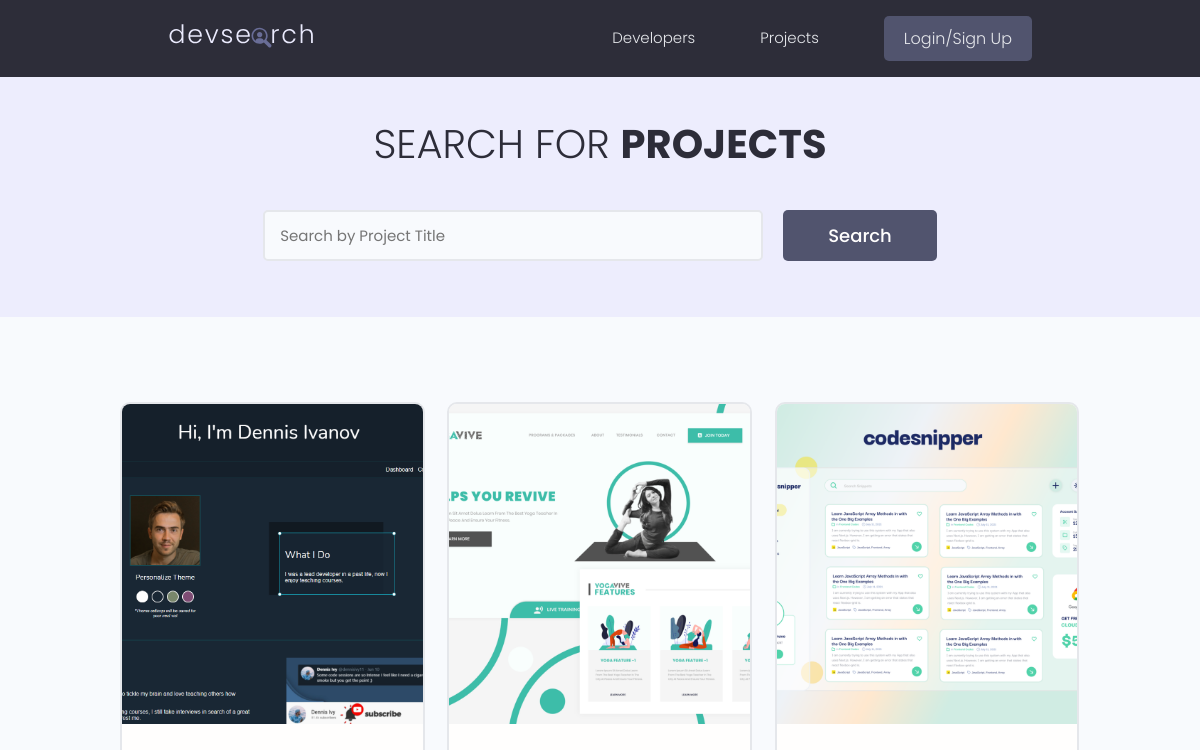
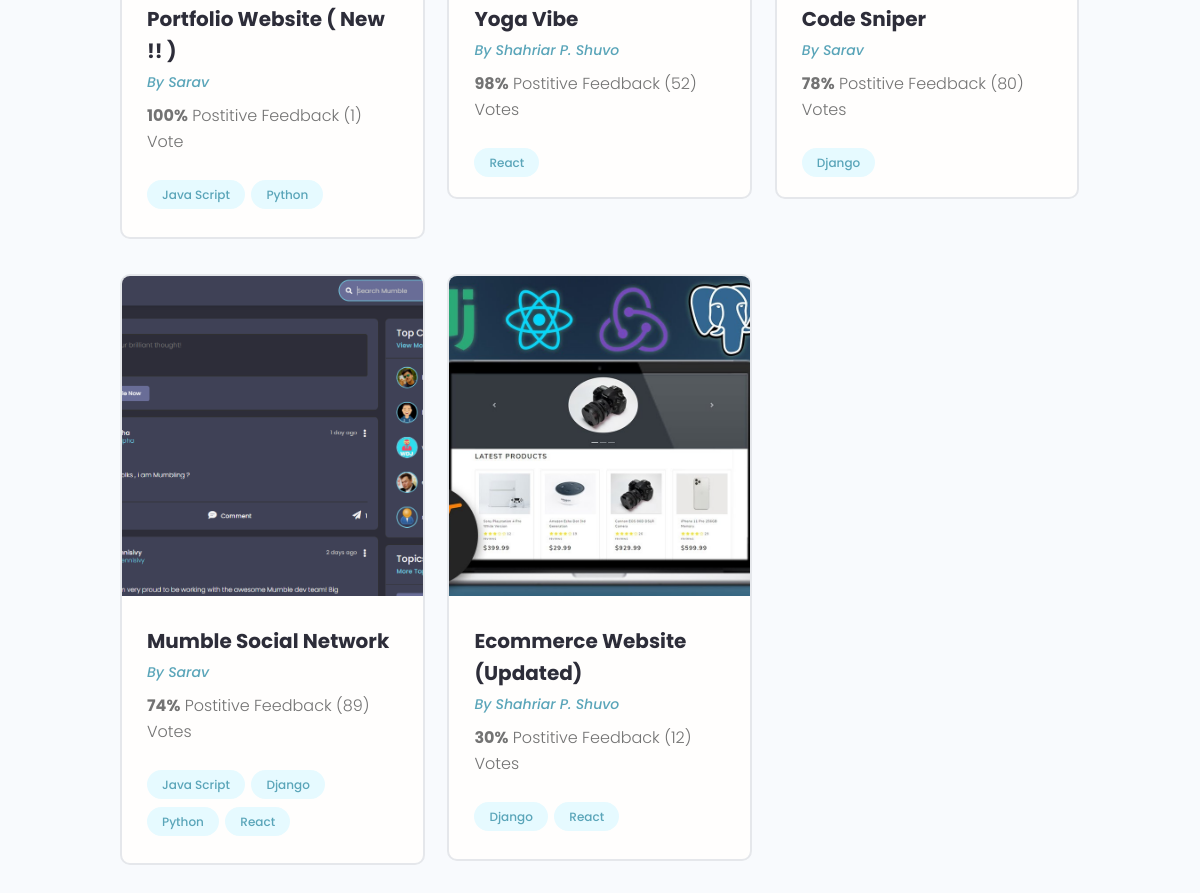
The app's page /projects/, older data (2 pictures, top to bottom).
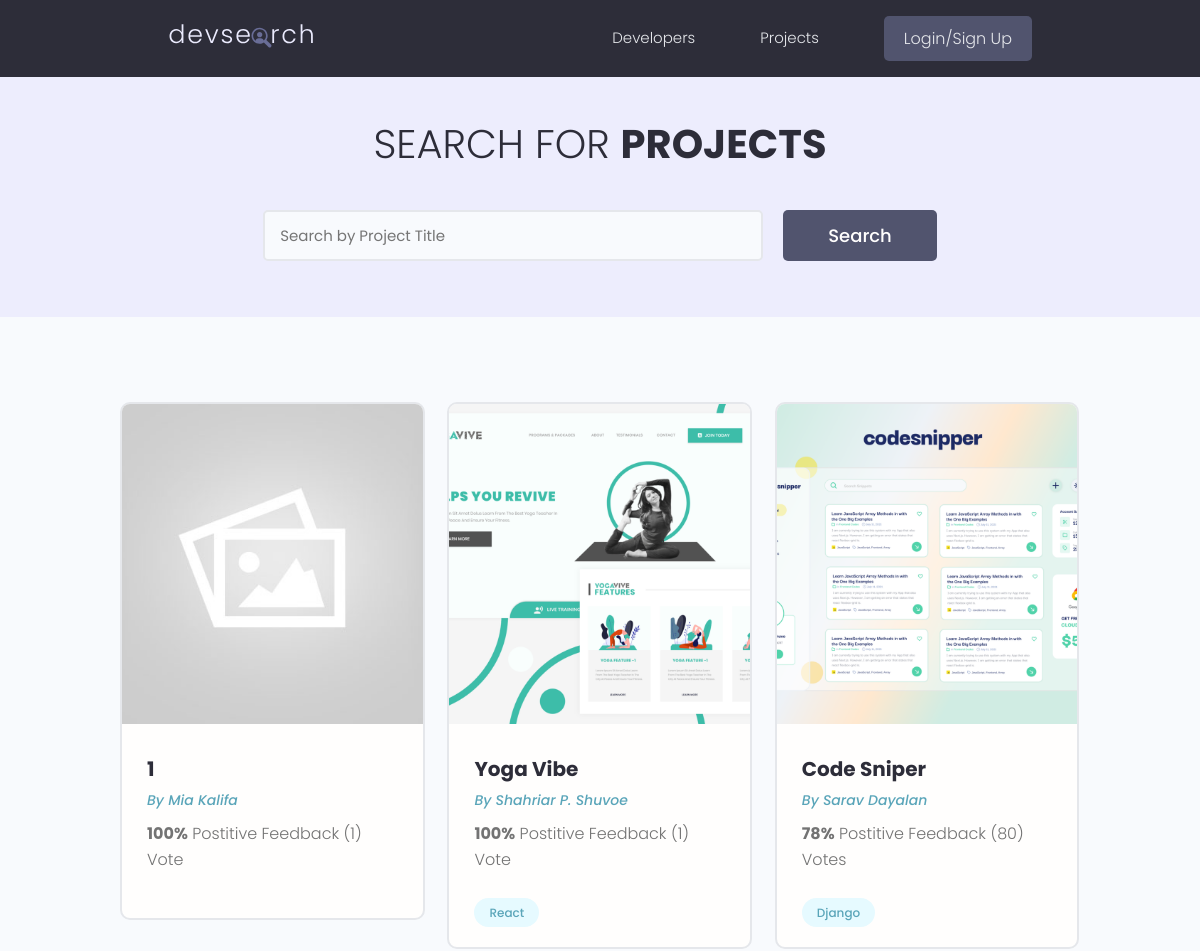
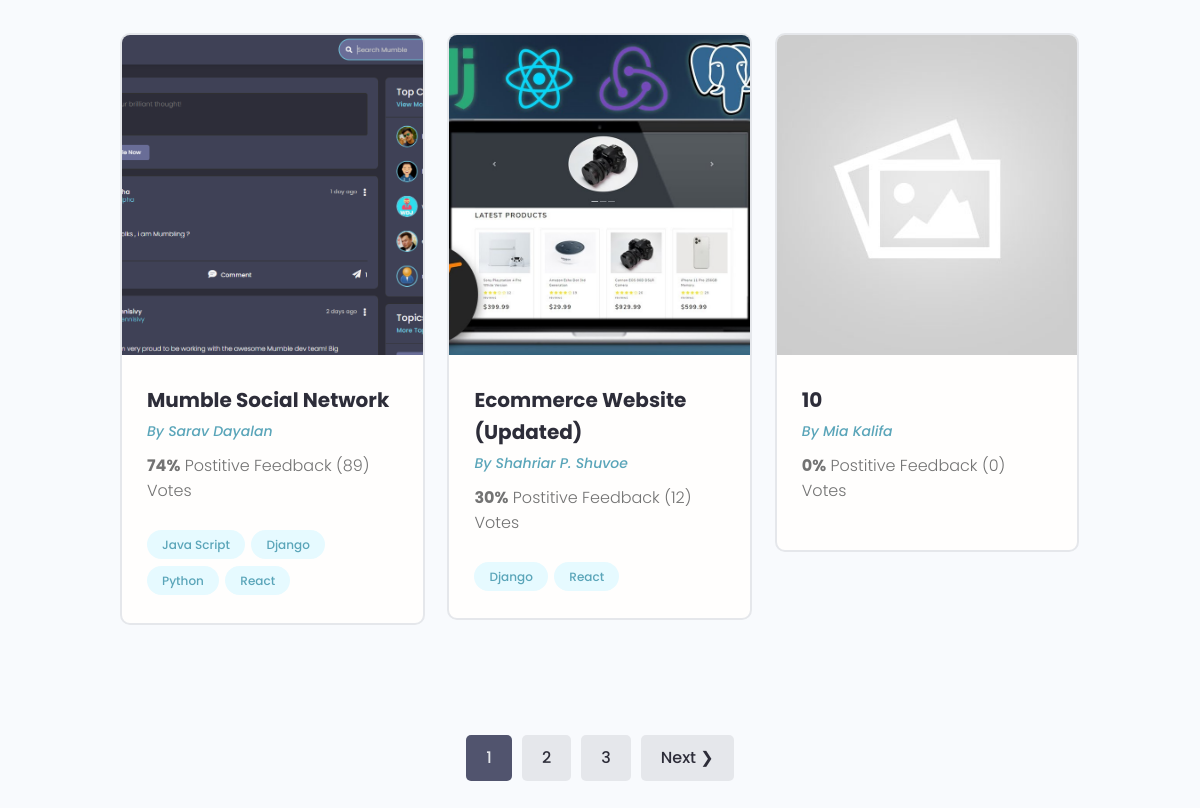
The same page, newer data (2 pictures, top to bottom).
### projects/models.py (models this page shows, shortened)
class Project(models.Model):
    owner = models.ForeignKey(Profile, null=True, blank=True, on_delete=models.SET_NULL)
    title = models.CharField(max_length=200)
    description = models.TextField(null=True, blank=True)
    featured_image = models.ImageField(null=True, blank=True, default="default.jpg")
    demo_link = models.CharField(max_length=2000, null=True, blank=True)
    source_link = models.CharField(max_length=2000, null=True, blank=True)
    tags = models.ManyToManyField("Tag", blank=True)
    vote_total = models.IntegerField(default=0, null=True, blank=True)
    vote_ratio = models.IntegerField(default=0, null=True, blank=True)
    created = models.DateTimeField(auto_now_add=True)
    id = models.UUIDField(
        default=uuid.uuid4, unique=True, primary_key=True, editable=False
    )
    class Meta:
        ordering = ["-vote_ratio", "-vote_total", "title"]

class Tag(models.Model):
    name = models.CharField(max_length=200)
    created = models.DateTimeField(auto_now_add=True)
    id = models.UUIDField(
        default=uuid.uuid4, unique=True, primary_key=True, editable=False
    )

### users/models.py (models this page shows, shortened)
class Profile(models.Model):
    user = models.OneToOneField(User, on_delete=models.CASCADE, null=True, blank=True)
    name = models.CharField(max_length=200, blank=True, null=True)
    username = models.CharField(max_length=200, blank=True, null=True)
    email = models.EmailField(max_length=500, null=True, blank=True)
    short_intro = models.CharField(max_length=200, blank=True, null=True)
    bio = models.TextField(blank=True, null=True)
    profile_image = models.ImageField(
        blank=True,
        null=True,
        upload_to="profiles/",
        default="profiles/user-default.png",
    )
    location = models.CharField(max_length=200, blank=True, null=True)
    social_github = models.CharField(max_length=200, blank=True, null=True)
    social_twitter = models.CharField(max_length=200, blank=True, null=True)
    social_linkedin = models.CharField(max_length=200, blank=True, null=True)
    social_youtube = models.CharField(max_length=200, blank=True, null=True)
    social_website = models.CharField(max_length=200, blank=True, null=True)
    created = models.DateTimeField(auto_now_add=True)
    id = models.UUIDField(
        default=uuid.uuid4, unique=True, primary_key=True, editable=False
    )

### projects/views.py (the view)
# urls.py: path("projects/", views.get_projects),
def projects(request):
    search, projects = search_projects(request)
    page = request.GET.get("page")
    paginator = Paginator(projects, NO_OF_RESULT_PER_PAGE)
    try:
        projects = paginator.page(page)
    except PageNotAnInteger:
        projects = paginator.page(1)
    except EmptyPage:
        projects = paginator.page(paginator.num_pages)
    context = {"projects": projects, "search": search, "paginator": paginator}
    return render(request, "projects/projects.html", context)

### projects/utils.py (called while the page is built)
def search_projects(request):
    search = ""
    if request.GET.get("search"):
        search = request.GET.get("search")
    tags = Tag.objects.filter(name__icontains=search)
    projects = (
        Project.objects.distinct().filter(
            Q(title__icontains=search)
            | Q(description__icontains=search)
            | Q(owner__name__icontains=search)
            | Q(tags__in=tags)
        )
    )
    return search, projects

### projects/templates/projects/projects.html (shortened to what this page needs)
{% extends 'main.html' %} {% block content %}
<main class="projects">
  <section class="hero-section text-center">
    <div class="container container--narrow">
      <div class="hero-section__box">
        <h2>Search for <span>Projects</span></h2>
      </div>
      <div class="hero-section__search">
        <form class="form" method="get">
          <div class="form__field">
            <input class="input input--text" id="formInput#search" type="text" name="search"
              placeholder="Search by Project Title" value="{{search}}" />
          </div>
          <input class="btn btn--sub btn--lg" type="submit" value="Search" />
        </form>
      </div>
    </div>
  </section>
  <section class="projectsList">
    <div class="container">
      <div class="grid grid--three">
        {% for project in projects %}
        <div class="column">
          <div class="card project">
            <a href="{% url 'project' project.id %}" class="project">
              <img class="project__thumbnail" src="{{ project.featured_image.url }}" alt="project thumbnail" />
              <div class="card__body">
                <h3 class="project__title">{{project.title}}</h3>
                <p><a class="project__author" href="{% url 'user-profile' project.owner.id %}">By
                    {{project.owner.name}}</a></p>
                <p class="project--rating">
                  <span style="font-weight: bold;">{{project.vote_ratio}}%</span> Postitive
                  Feedback ({{project.vote_total}}) Vote{{project.vote_total|pluralize:"s"}}
                </p>
                <div class="project__tags">
                  {% for tag in project.tags.all %}
                  <span class="tag tag--pill tag--main">
                    <small>{{tag.name}}</small>
                  </span>
                  {% endfor %}
                </div>
              </div>
            </a>
          </div>
        </div>
        {% endfor %}
      </div>
    </div>
  </section>
  {% if projects.has_other_pages %}
  <div class="pagination">
    <ul class="container">
      {% for page in paginator.page_range %}
      {% if page == projects.number %}
      <li><a href="?page={{page}}&search={{search}}" class="btn btn--sub">{{page}}</a></li>
      {% else %}
      <li><a href="?{% if search %}search={{search}}&{% endif %}page={{page}}" class="btn">{{page}}</a></li>
      {% endif %}
      {% endfor %}
      {% if projects.has_next %}
      <li><a href="?page={{projects.next_page_number}}" class="btn">Next &#10095;</a></li>
      {% endif %}
    </ul>
  </div>
  {% endif %}
</main>
{% endblock %}

### templates/main.html (shortened to what this page needs)
{% load static %}
<!DOCTYPE html>
<html lang="en">
<head>
  <link rel="stylesheet" href="https://cdn.iconmonstr.com/1.3.0/css/iconmonstr-iconic-font.min.css" />
  <link rel="stylesheet" href="{% static 'uikit/styles/uikit.css' %}" />
  <link rel="stylesheet" href="{% static 'styles/app.css' %}" />
</head>
<body>
  {% include 'navbar.html' %}
  {% block content %}
  {% endblock %}
</body>
</html>

### templates/navbar.html (shortened to what this page needs)
{% load static %}
<header class="header">
  <div class="container container--narrow">
    <a href="{% url 'profiles' %}" class="header__logo">
      <img src="{% static 'images/logo.svg' %}" alt="DevSearch Logo" />
    </a>
    <nav class="header__nav">
      <ul class="header__menu">
        <li class="header__menuItem"><a href="{% url 'profiles' %}">Developers</a></li>
        <li class="header__menuItem"><a href="{% url 'projects' %}">Projects</a></li>
        {% if request.user.is_authenticated %}
        <li class="header__menuItem"><a href="{% url 'inbox' %}">Inbox</a></li>
        <li class="header__menuItem"><a href="{% url 'account' %}">My Account</a></li>
        <li class="header__menuItem"><a href="{% url 'logout' %}" class="btn btn--sub">Logout</a></li>
        {% else %}
        <li class="header__menuItem"><a href="{% url 'login' %}" class="btn btn--sub">Login/Sign Up</a></li>
        {% endif %}
      </ul>
    </nav>
  </div>
</header>

### static/styles/app.css (style rules this page uses)
:root { --color-sub: #2d2d39; }
.btn--sub { background-color: var(--color-sub-light); }
.card { border: 2px solid var(--color-light); }
img { width: 100%; }
.header { position: sticky; z-index: 111; background-color: var(--color-sub); padding: 1.5rem 0; }
.header > .container { display: flex; justify-content: space-between; align-items: center; }
.header__logo > img { height: 3.8rem; }
.header__nav > ul { display: inline-flex; align-items: center; list-style: none; gap: 6.5rem; }
.header__menuItem > a { color: var(--color-light); font-weight: 300; }
.hero-section { height: 40vh; display: flex; align-items: center; background-color: var(--color-sub); }
.hero-section__box { margin-bottom: 4rem; }
.hero-section__box > h2, .hero-section__box > h2 > span { font-size: 4rem; color: var(--color-light); line-height: 1.3; text-transform: uppercase; }
.hero-section__box > h2 { font-weight: 300; }
.hero-section__box > h2 > span { font-weight: 700; }
.hero-section__search > .form { display: flex; align-items: center; justify-content: center; gap: 2rem; }
.hero-section__search > .form input.input--text { width: 50rem; }
.pagination { margin-top: 8rem; margin-bottom: 10rem; }
.pagination > ul { flex-wrap: wrap; list-style: none; display: flex; align-items: center; justify-content: center; gap: 1rem; }
.pagination .btn { color: var(--color-sub); }
.pagination .btn.btn--sub { color: var(--color-light); }
.project__author { font-size: 1.4rem; font-style: italic; }
.project--rating { margin-bottom: 1.6em; margin-top: .5em; }
.projects > .hero-section { background: var(--color-sub-lighter); height: 30vh; }
.projects .hero-section__box { margin-bottom: 2.5rem; }
.projects .hero-section__box > h2 { color: var(--color-sub); }
.projects .hero-section__box > h2 > span { font-weight: 700; color: var(--color-sub); }
.projectsList { margin-top: 8rem; }
.project__thumbnail { height: 32rem; object-fit: cover; object-position: top center; }
.project__title { font-size: 2rem; font-weight: 700; color: var(--color-sub); }

### static/uikit/styles/modules/_variables.css (style rules this page uses)
:root { --color-main: #5aa5b9; --color-main-light: #e6faff; --color-sub: #3f4156; --color-sub-light: #51546e; --color-sub-lighter: #ededfd; --color-text: #737373; --color-gray: #8b8b8b; --color-light: #e5e7eb; --color-light-gray: #767676; --color-bg: #f8fafd; --color-white: #fffefd; --color-white-light: #f3f3f3; --color-success: #359e64; --color-success-bg: #def8e8; --color-error: #fc4b0b; --color-error-bg: #fff2ee; --font-base: 'Poppins', arial, helvetica, 'Segoe UI', roboto, ubuntu, sans-serif; --font-monospace: 'Fira Code', 'Courier New', courier, monospace; --font-regular: 300; --font-medium: 500; --font-bold: 700; --generic-shadow: 1px 1px 5px #00000010; --generic-transition: all 0.3s ease-in-out; }

### static/uikit/styles/modules/_base.css (style rules this page uses)
* { margin: 0; padding: 0; box-sizing: border-box; text-rendering: optimizeLegibility; color: inherit; font-size: inherit; }
html { font-size: 50%; }
@media only screen and (min-width: 480px) { html { font-size: 56.25%; } }
@media only screen and (min-width: 1200px) { html { font-size: 62.5%; } }
body { line-height: 1.6; font-weight: 400; font-size: 1.5rem; color: var(--color-text); background-color: var(--color-bg); min-height: 100vh; }

### static/uikit/styles/modules/_typography.css (style rules this page uses)
* { font-family: var(--font-base); }
h2 { font-size: 3.6rem; font-weight: var(--font-bold); }
h3 { font-size: 3.2rem; font-weight: var(--font-medium); }
p, span, strong { font-size: 1.6rem; color: var(--color-text); font-weight: var(--font-regular); }
a { padding-bottom: 2px; text-decoration: none; display: inline-block; color: var(--color-main); font-weight: var(--font-medium); }

### static/uikit/styles/modules/_utilities.css (style rules this page uses)
.container { width: 92%; max-width: 165rem; margin: 0 auto; box-sizing: border-box; }
.container--narrow { width: 92%; max-width: 120rem; }
@media screen and (min-width: 1000px) { .container { width: 90%; } }
@media screen and (min-width: 1000px) { .container--narrow { width: 85%; } }
@media screen and (min-width: 1200px) { .container { width: 80%; } }
@media screen and (min-width: 1200px) { .container--narrow { width: 72%; } }
.text-center { text-align: center; }

### static/uikit/styles/modules/_card.css (style rules this page uses)
.card { border-radius: 1rem; background-color: var(--color-white); border: 1.5px solid var(--color-light); width: auto; height: auto; margin-top: 0.5rem; margin-bottom: 0.5rem; overflow: hidden; }
.card__body, .card__header { padding: 2rem 2.5rem; }

Row changes from the older to the newer data that the page shows:
removed Project: featured_image (picture), title "Portfolio Website ( New !! )", owner.name "Sarav", vote_ratio "100", vote_total "1", Tag (name "Java Script"), Tag (name "Python")
added Project: featured_image (placeholder picture), title "1", owner.name "Mia Kalifa", vote_ratio "100", vote_total "1"
changed Project "Yoga Vibe": owner.name "Shahriar P. Shuvo" → "Shahriar P. Shuvoe"; vote_ratio "98" → "100"; vote_total "52" → "1"
changed through a linked row, Project "Code Sniper": owner.name "Sarav" → "Sarav Dayalan"
changed through a linked row, Project "Mumble Social Network": owner.name "Sarav" → "Sarav Dayalan"
changed through a linked row, Project "Ecommerce Website (Updated)": owner.name "Shahriar P. Shuvo" → "Shahriar P. Shuvoe"
added Project: featured_image (placeholder picture), title "10", owner.name "Mia Kalifa", vote_ratio "0", vote_total "0"
Text that changed along with them:
new list line: "1"
new list line: "2"
new list line: "3"
text now shown: "Next ❯"
